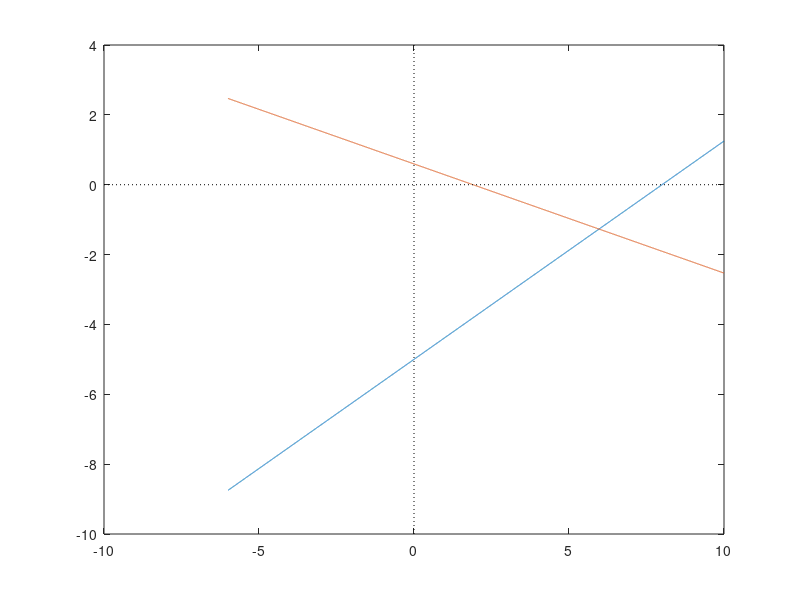

Source code (MATLAB):
i = linspace(-6,10,10000) ;
Rth = -5/8;
v = (-Rth * i) - 5; 
plot( i,v)
R1 =  2;
R2 =  2;
d = (((R1* R2)/Rth) - (R1 + R2))/R2;
Isc = 8;
Voc = -5;
Vs = (Isc * R1)/(d+1) ;

ia = (i + (v/R2))/(1+d);
hold on;
plot(i , ia)
axh = gca; % use current axes
color = 'k'; % black, or [0 0 0]
linestyle = ':'; % dotted
line(get(axh,'XLim'), [0 0], 'Color', color, 'LineStyle', linestyle);
line([0 0], get(axh,'YLim'), 'Color', color, 'LineStyle', linestyle);
